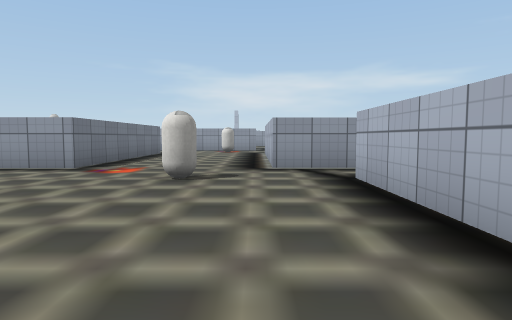
View 1 (above)

24 first-person views from a walk through a Unity game level. The camera is 0.62 m above the floor, tilts 4° down and sees 75° across. The floor is counted in squares, 1 m on a side. Each view is taken from the middle of a square. On the plan, view 1 faces up. The plan holds only what a view shows up to about 10 squares ahead; the rest is blank. The place goes on beyond the plan. The player character is not drawn. Some surface patterns are stand-ins.

View 2
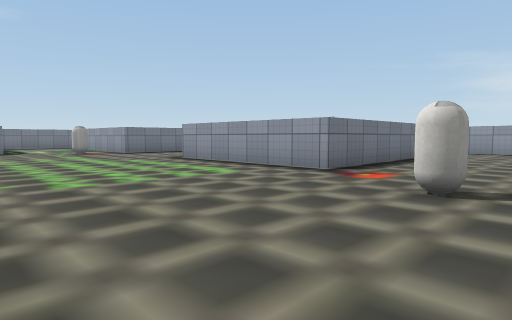

View 3
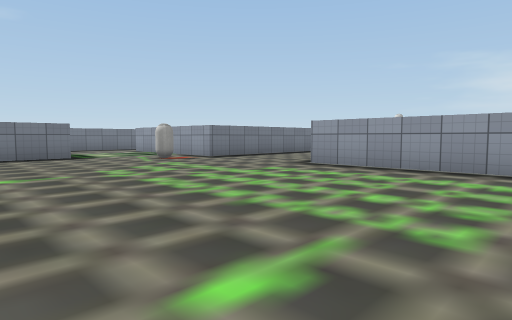

View 4
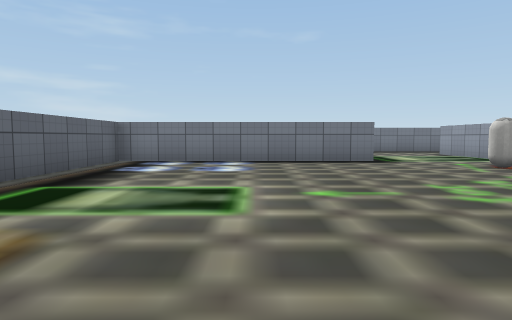

View 5
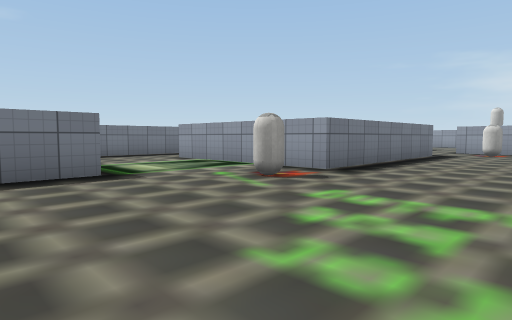

View 6
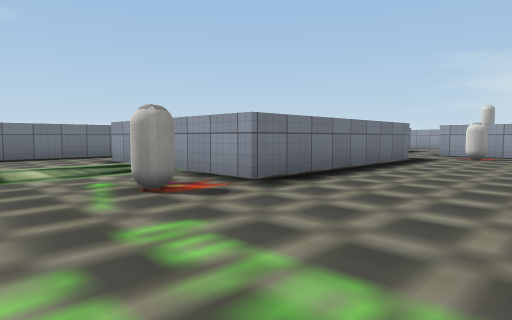

View 7
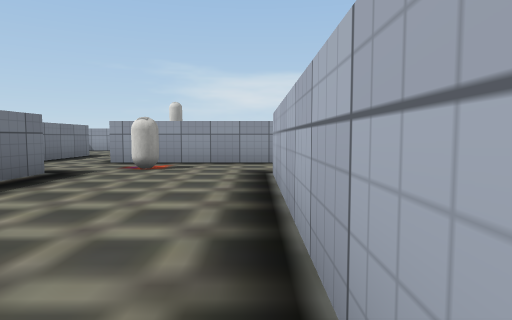

View 8
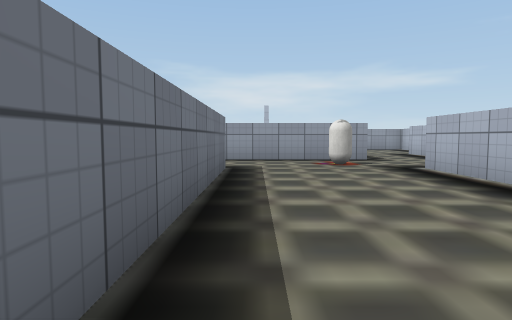

View 9
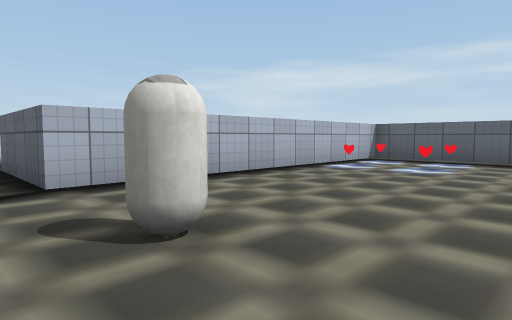

View 10
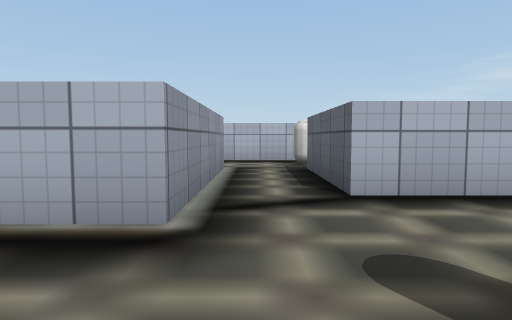

View 11
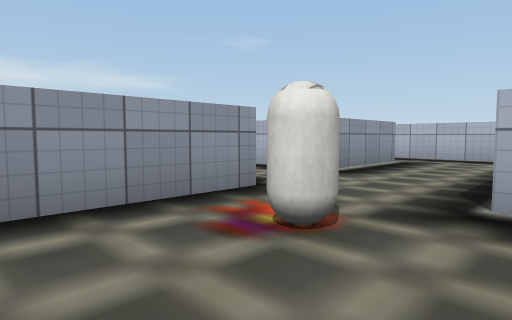

View 12
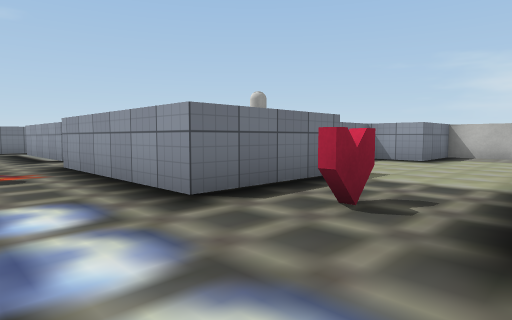

View 13
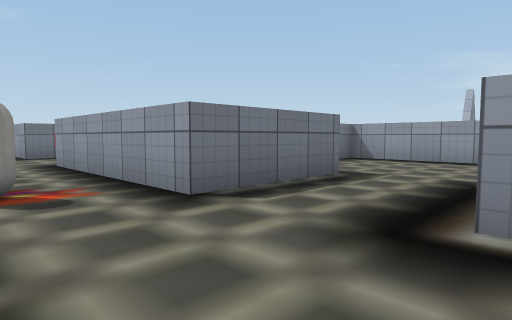

View 14
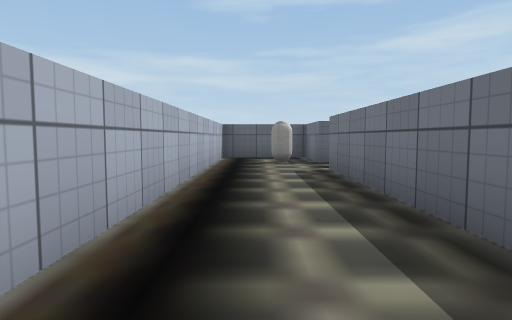

View 15
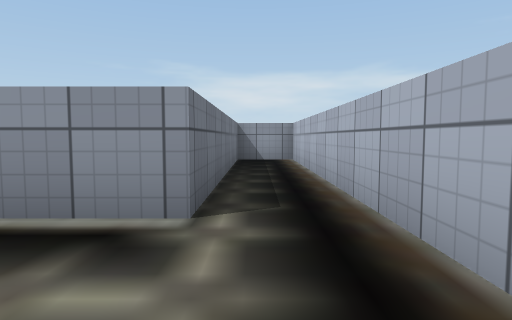

View 16
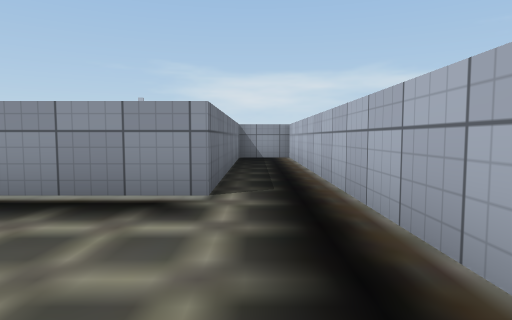

View 17
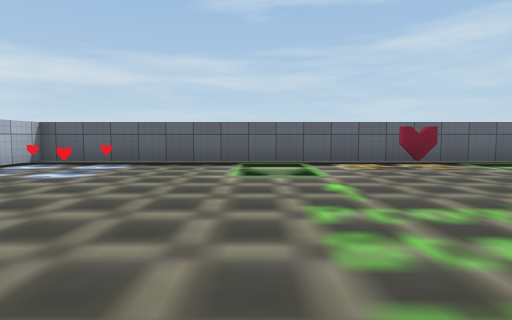

View 18
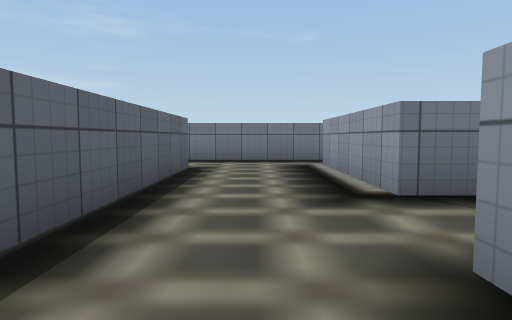

View 19
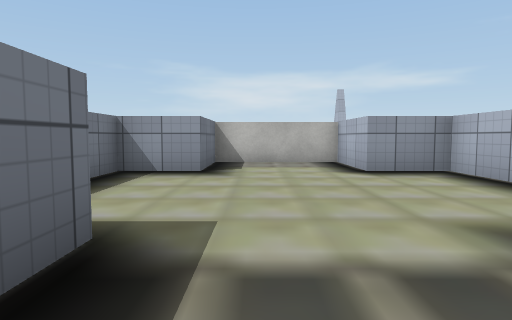

View 20
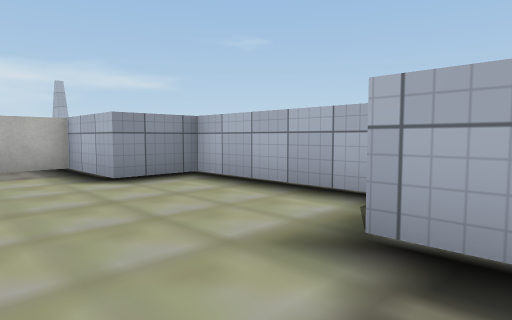

View 21
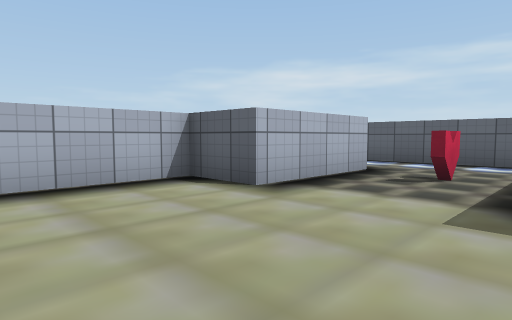

View 22
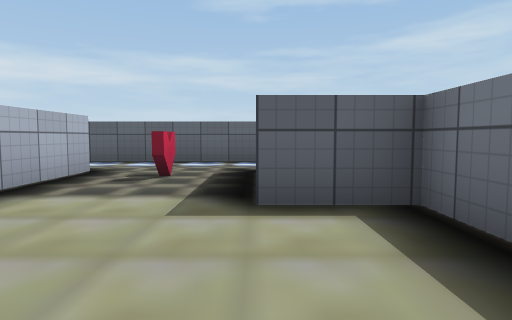

View 23
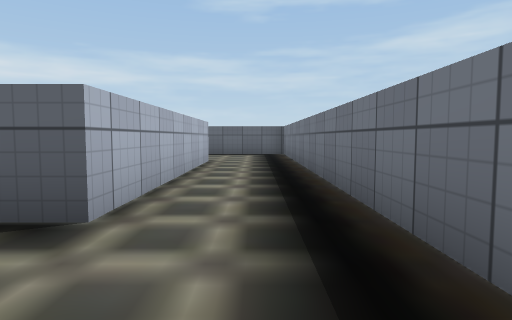

View 24
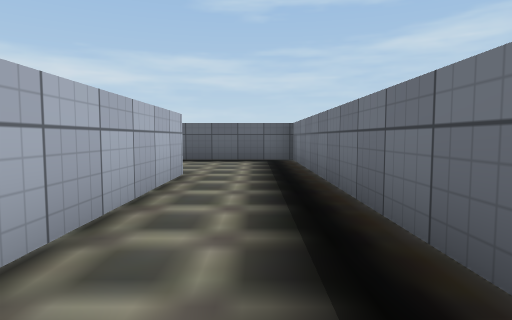

### Floor plan
Points are (right, up) in squares from view 1. A wall is a line through its corners. A room is listed if a view was taken in it or the views show most of it. See-through windows are left out.
Room 1 (views 1, 2, 3, 4, 5, 6, 7, 8, 9, 10, 11, 12, 17, 18, 23, 24)
walls: (-8.7, 7.2) (-8.7, 12.5); (-12.6, 6.6) (-17.8, 6.6) (-17.8, 12.6) (-12.6, 12.6) (-12.6, 6.6); (-14.5, 3.1) (-14.5, -3.5) (1.5, -3.5) (1.5, 5); (-7.7, -1.8) (-6.9, -1.8); (-5.6, 12.6) (-3.6, 12.6) (-3.6, 6.6) (-8.8, 6.6); (1.5, 6.6) (0.3, 6.6) (0.3, 12.6); (-8, 15) (-12.5, 15); (-14.5, 15.5) (-18.5, 15.5); (0, 15) (-5, 15); (-20, 15.9) (-20, 3) (-17, 3)
ways out: opening at (0.5, 13.5) to room 2; opening at (2, 6) to room 2; opening at (-8, 13.5) to room 3; opening at (-4.5, 13.5) to room 3; opening at (-13.5, 14.5)
objects: other object (-13, 5); other object (-11, 13); other object (-1, 5); other object (-1, 13)
Room 2 (views 13, 14, 15, 16)
walls: (4.6, 11.2) (4.6, 6.6) (1.5, 6.6); (7, 13.2) (7, 22) (5.5, 22) (5.5, 15.5) (2.5, 15.5); (0, 18.1) (0, 15); (1.2, 22) (-2, 22) (-2, 21.2); (1.5, 5) (4.6, 5) (4.6, 3) (7, 3) (7, 11.8)
ways out: opening at (0.5, 13.5) to room 1; opening at (2, 6) to room 1
objects: other object (5, 5)
Room 3 (views 19, 20, 21, 22)
walls: (-9.5, 19.1) (-9.5, 18) (-8, 18) (-8, 15); (-5, 15) (-5, 18) (-3.5, 18) (-3.5, 22) (-5, 22) (-5, 24.2) (-8, 24.2) (-8, 22) (-9.5, 22) (-9.5, 20.9); (-8, 12.6) (-5.6, 12.6)
ways out: opening at (-8, 13.5) to room 1; opening at (-4.5, 13.5) to room 1

Positions as (right, up) in squares from view 1, and headings:
1: (0, 0), facing up
2: (0, 1), facing up-left
3: (-4, 0), facing up-left
4: (-6, 0), facing left
5: (-9, 1), facing up-left
6: (-9, 3), facing up-left
7: (-9, 7), facing up
8: (-3, 6), facing up
9: (-3, 6), facing down-right
10: (-2, 6), facing right
11: (-3, 12), facing up-right
12: (-5, 13), facing up-left
13: (3, 13), facing up-left
14: (6, 13), facing down
15: (6, 13), facing up
16: (6, 12), facing up
17: (-4, 5), facing down
18: (-11, 14), facing left
19: (-7, 16), facing up
20: (-7, 17), facing up-right
21: (-8, 21), facing down-right
22: (-8, 21), facing down
23: (-19, 15), facing down
24: (-19, 12), facing down
